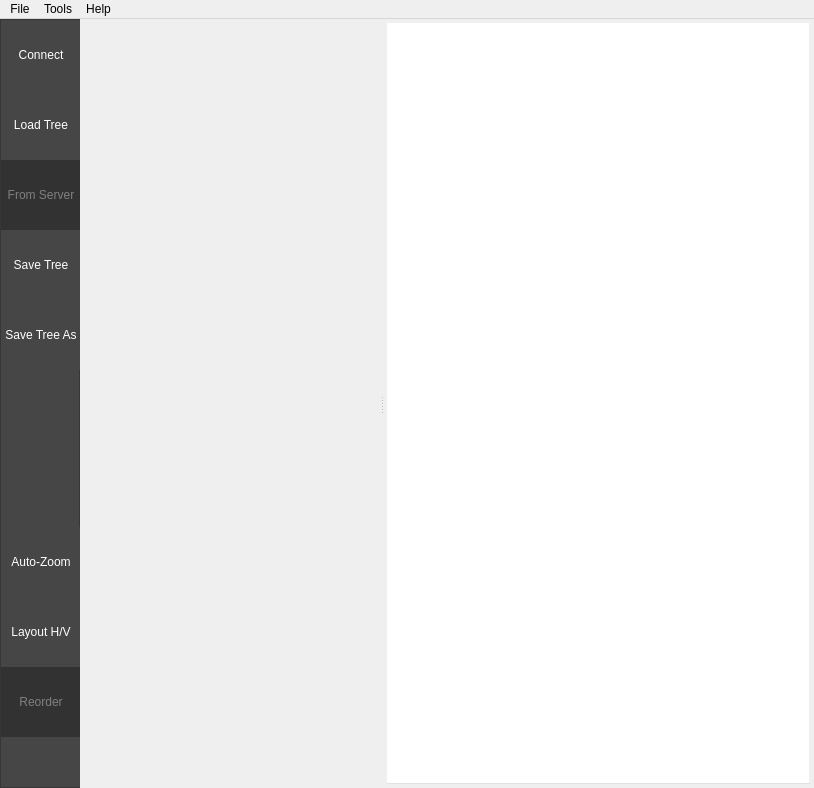
<?xml version="1.0" encoding="UTF-8"?>
<ui version="4.0">
 <class>MainWindow</class>
 <widget class="QMainWindow" name="MainWindow">
  <property name="geometry">
   <rect>
    <x>0</x>
    <y>0</y>
    <width>814</width>
    <height>788</height>
   </rect>
  </property>
  <property name="minimumSize">
   <size>
    <width>800</width>
    <height>600</height>
   </size>
  </property>
  <property name="windowTitle">
   <string>Groot</string>
  </property>
  <property name="iconSize">
   <size>
    <width>60</width>
    <height>60</height>
   </size>
  </property>
  <property name="toolButtonStyle">
   <enum>Qt::ToolButtonTextUnderIcon</enum>
  </property>
  <property name="tabShape">
   <enum>QTabWidget::Rounded</enum>
  </property>
  <widget class="QWidget" name="centralwidget">
   <property name="styleSheet">
    <string notr="true"/>
   </property>
   <layout class="QHBoxLayout" name="horizontalLayout">
    <property name="spacing">
     <number>0</number>
    </property>
    <property name="leftMargin">
     <number>0</number>
    </property>
    <property name="topMargin">
     <number>0</number>
    </property>
    <property name="rightMargin">
     <number>0</number>
    </property>
    <property name="bottomMargin">
     <number>0</number>
    </property>
    <item>
     <widget class="QFrame" name="frame">
      <property name="minimumSize">
       <size>
        <width>80</width>
        <height>0</height>
       </size>
      </property>
      <property name="maximumSize">
       <size>
        <width>80</width>
        <height>16777215</height>
       </size>
      </property>
      <property name="styleSheet">
       <string notr="true">background-color: rgb(70, 70, 70);
</string>
      </property>
      <property name="frameShape">
       <enum>QFrame::StyledPanel</enum>
      </property>
      <property name="frameShadow">
       <enum>QFrame::Raised</enum>
      </property>
      <layout class="QVBoxLayout" name="verticalLayout">
       <property name="spacing">
        <number>0</number>
       </property>
       <property name="leftMargin">
        <number>0</number>
       </property>
       <property name="topMargin">
        <number>0</number>
       </property>
       <property name="rightMargin">
        <number>0</number>
       </property>
       <property name="bottomMargin">
        <number>0</number>
       </property>
       <item>
        <widget class="QToolButton" name="toolButtonConnect">
         <property name="minimumSize">
          <size>
           <width>80</width>
           <height>70</height>
          </size>
         </property>
         <property name="maximumSize">
          <size>
           <width>80</width>
           <height>70</height>
          </size>
         </property>
         <property name="font">
          <font>
           <pointsize>9</pointsize>
          </font>
         </property>
         <property name="focusPolicy">
          <enum>Qt::NoFocus</enum>
         </property>
         <property name="autoFillBackground">
          <bool>false</bool>
         </property>
         <property name="styleSheet">
          <string notr="true">QToolButton {
    color:white;
}
QToolButton:hover{
   background-color: rgb(110, 110, 110);
}
QToolButton:pressed{
  background-color: rgb(50, 150, 0)
}
QToolButton:disabled{
  color:gray;
  background-color: rgb(50, 50, 50)
}
</string>
         </property>
         <property name="text">
          <string>Connect</string>
         </property>
         <property name="icon">
          <iconset resource="resources/icons.qrc">
           <normaloff>:/icons/svg/connect.svg</normaloff>:/icons/svg/connect.svg</iconset>
         </property>
         <property name="iconSize">
          <size>
           <width>34</width>
           <height>34</height>
          </size>
         </property>
         <property name="checkable">
          <bool>false</bool>
         </property>
         <property name="toolButtonStyle">
          <enum>Qt::ToolButtonTextUnderIcon</enum>
         </property>
         <property name="autoRaise">
          <bool>true</bool>
         </property>
        </widget>
       </item>
       <item>
        <widget class="QToolButton" name="toolButtonLoadFile">
         <property name="minimumSize">
          <size>
           <width>80</width>
           <height>70</height>
          </size>
         </property>
         <property name="maximumSize">
          <size>
           <width>80</width>
           <height>70</height>
          </size>
         </property>
         <property name="font">
          <font>
           <pointsize>9</pointsize>
          </font>
         </property>
         <property name="focusPolicy">
          <enum>Qt::NoFocus</enum>
         </property>
         <property name="autoFillBackground">
          <bool>false</bool>
         </property>
         <property name="styleSheet">
          <string notr="true">QToolButton {
    color:white;
}

QToolButton:hover{
   background-color: rgb(110, 110, 110);
}

QToolButton:pressed{
  background-color: rgb(50, 150, 0)
}

QToolButton:disabled{
  color:gray;
  background-color: rgb(50, 50, 50)
}
</string>
         </property>
         <property name="text">
          <string>Load Tree</string>
         </property>
         <property name="icon">
          <iconset resource="resources/icons.qrc">
           <normaloff>:/icons/svg/folder.svg</normaloff>:/icons/svg/folder.svg</iconset>
         </property>
         <property name="iconSize">
          <size>
           <width>34</width>
           <height>34</height>
          </size>
         </property>
         <property name="checkable">
          <bool>false</bool>
         </property>
         <property name="toolButtonStyle">
          <enum>Qt::ToolButtonTextUnderIcon</enum>
         </property>
         <property name="autoRaise">
          <bool>true</bool>
         </property>
        </widget>
       </item>
       <item>
        <widget class="QToolButton" name="toolButtonLoadRemote">
         <property name="enabled">
          <bool>false</bool>
         </property>
         <property name="minimumSize">
          <size>
           <width>80</width>
           <height>70</height>
          </size>
         </property>
         <property name="maximumSize">
          <size>
           <width>80</width>
           <height>70</height>
          </size>
         </property>
         <property name="font">
          <font>
           <pointsize>9</pointsize>
          </font>
         </property>
         <property name="focusPolicy">
          <enum>Qt::NoFocus</enum>
         </property>
         <property name="toolTip">
          <string/>
         </property>
         <property name="autoFillBackground">
          <bool>false</bool>
         </property>
         <property name="styleSheet">
          <string notr="true">QToolButton {
    color:white;
}

QToolButton:hover{
   background-color: rgb(110, 110, 110);
}

QToolButton:pressed{
  background-color: rgb(50, 150, 0)
}

QToolButton:disabled{
  color:gray;
  background-color: rgb(50, 50, 50)
}
</string>
         </property>
         <property name="text">
          <string>From Server</string>
         </property>
         <property name="icon">
          <iconset resource="resources/icons.qrc">
           <normaloff>:/icons/svg/server_download.svg</normaloff>:/icons/svg/server_download.svg</iconset>
         </property>
         <property name="iconSize">
          <size>
           <width>34</width>
           <height>34</height>
          </size>
         </property>
         <property name="checkable">
          <bool>false</bool>
         </property>
         <property name="toolButtonStyle">
          <enum>Qt::ToolButtonTextUnderIcon</enum>
         </property>
         <property name="autoRaise">
          <bool>true</bool>
         </property>
        </widget>
       </item>
       <item>
        <widget class="QToolButton" name="toolButtonSaveFile">
         <property name="minimumSize">
          <size>
           <width>80</width>
           <height>70</height>
          </size>
         </property>
         <property name="maximumSize">
          <size>
           <width>80</width>
           <height>70</height>
          </size>
         </property>
         <property name="font">
          <font>
           <pointsize>9</pointsize>
          </font>
         </property>
         <property name="focusPolicy">
          <enum>Qt::NoFocus</enum>
         </property>
         <property name="autoFillBackground">
          <bool>false</bool>
         </property>
         <property name="styleSheet">
          <string notr="true">QToolButton {
    color:white;
}

QToolButton:hover{
   background-color: rgb(110, 110, 110);
}

QToolButton:pressed{
  background-color: rgb(50, 150, 0)
}

QToolButton:disabled{
  color:gray;
  background-color: rgb(50, 50, 50)
}
</string>
         </property>
         <property name="text">
          <string>Save Tree</string>
         </property>
         <property name="icon">
          <iconset resource="resources/icons.qrc">
           <normaloff>:/icons/svg/save_white.svg</normaloff>:/icons/svg/save_white.svg</iconset>
         </property>
         <property name="iconSize">
          <size>
           <width>34</width>
           <height>34</height>
          </size>
         </property>
         <property name="checkable">
          <bool>false</bool>
         </property>
         <property name="toolButtonStyle">
          <enum>Qt::ToolButtonTextUnderIcon</enum>
         </property>
         <property name="autoRaise">
          <bool>true</bool>
         </property>
        </widget>
       </item>
       <item>
        <widget class="QToolButton" name="toolButtonSaveFileAs">
         <property name="minimumSize">
          <size>
           <width>80</width>
           <height>70</height>
          </size>
         </property>
         <property name="maximumSize">
          <size>
           <width>80</width>
           <height>70</height>
          </size>
         </property>
         <property name="font">
          <font>
           <pointsize>9</pointsize>
          </font>
         </property>
         <property name="focusPolicy">
          <enum>Qt::NoFocus</enum>
         </property>
         <property name="autoFillBackground">
          <bool>false</bool>
         </property>
         <property name="styleSheet">
          <string notr="true">QToolButton {
    color:white;
}

QToolButton:hover{
   background-color: rgb(110, 110, 110);
}

QToolButton:pressed{
  background-color: rgb(50, 150, 0)
}

QToolButton:disabled{
  color:gray;
  background-color: rgb(50, 50, 50)
}
</string>
         </property>
         <property name="text">
          <string>Save Tree As</string>
         </property>
         <property name="icon">
          <iconset resource="resources/icons.qrc">
           <normaloff>:/icons/svg/save_white.svg</normaloff>:/icons/svg/save_white.svg</iconset>
         </property>
         <property name="iconSize">
          <size>
           <width>34</width>
           <height>34</height>
          </size>
         </property>
         <property name="checkable">
          <bool>false</bool>
         </property>
         <property name="toolButtonStyle">
          <enum>Qt::ToolButtonTextUnderIcon</enum>
         </property>
         <property name="autoRaise">
          <bool>true</bool>
         </property>
        </widget>
       </item>
       <item>
        <spacer name="verticalSpacer_2">
         <property name="orientation">
          <enum>Qt::Vertical</enum>
         </property>
         <property name="sizeHint" stdset="0">
          <size>
           <width>20</width>
           <height>40</height>
          </size>
         </property>
        </spacer>
       </item>
       <item>
        <widget class="QToolButton" name="toolButtonCenterView">
         <property name="minimumSize">
          <size>
           <width>80</width>
           <height>70</height>
          </size>
         </property>
         <property name="maximumSize">
          <size>
           <width>80</width>
           <height>70</height>
          </size>
         </property>
         <property name="font">
          <font>
           <pointsize>9</pointsize>
          </font>
         </property>
         <property name="focusPolicy">
          <enum>Qt::NoFocus</enum>
         </property>
         <property name="toolTip">
          <string>Zoom and Center view</string>
         </property>
         <property name="styleSheet">
          <string notr="true">QToolButton {
    color:white;
}

QToolButton:hover{
   background-color: rgb(110, 110, 110);
}

QToolButton:pressed{
  background-color: rgb(50, 150, 0)
}

QToolButton:disabled{
  color:gray;
  background-color: rgb(50, 50, 50)
}
</string>
         </property>
         <property name="text">
          <string>Auto-Zoom</string>
         </property>
         <property name="icon">
          <iconset resource="resources/icons.qrc">
           <normaloff>:/icons/svg/zoom_home.svg</normaloff>:/icons/svg/zoom_home.svg</iconset>
         </property>
         <property name="iconSize">
          <size>
           <width>32</width>
           <height>32</height>
          </size>
         </property>
         <property name="toolButtonStyle">
          <enum>Qt::ToolButtonTextUnderIcon</enum>
         </property>
         <property name="autoRaise">
          <bool>true</bool>
         </property>
        </widget>
       </item>
       <item>
        <widget class="QToolButton" name="toolButtonLayout">
         <property name="minimumSize">
          <size>
           <width>80</width>
           <height>70</height>
          </size>
         </property>
         <property name="maximumSize">
          <size>
           <width>80</width>
           <height>70</height>
          </size>
         </property>
         <property name="baseSize">
          <size>
           <width>80</width>
           <height>65</height>
          </size>
         </property>
         <property name="font">
          <font>
           <pointsize>9</pointsize>
          </font>
         </property>
         <property name="focusPolicy">
          <enum>Qt::NoFocus</enum>
         </property>
         <property name="styleSheet">
          <string notr="true">QToolButton {
    color:white;
}

QToolButton:hover{
   background-color: rgb(110, 110, 110);
}

QToolButton:pressed{
  background-color: rgb(50, 150, 0)
}

QToolButton:disabled{
  color:gray;
  background-color: rgb(50, 50, 50)
}
</string>
         </property>
         <property name="text">
          <string>Layout H/V</string>
         </property>
         <property name="icon">
          <iconset resource="resources/icons.qrc">
           <normaloff>:/icons/BT-horizontal.png</normaloff>:/icons/BT-horizontal.png</iconset>
         </property>
         <property name="iconSize">
          <size>
           <width>34</width>
           <height>34</height>
          </size>
         </property>
         <property name="toolButtonStyle">
          <enum>Qt::ToolButtonTextUnderIcon</enum>
         </property>
         <property name="autoRaise">
          <bool>true</bool>
         </property>
        </widget>
       </item>
       <item>
        <widget class="QToolButton" name="toolButtonReorder">
         <property name="enabled">
          <bool>false</bool>
         </property>
         <property name="sizePolicy">
          <sizepolicy hsizetype="Fixed" vsizetype="Fixed">
           <horstretch>80</horstretch>
           <verstretch>70</verstretch>
          </sizepolicy>
         </property>
         <property name="minimumSize">
          <size>
           <width>80</width>
           <height>70</height>
          </size>
         </property>
         <property name="font">
          <font>
           <pointsize>9</pointsize>
          </font>
         </property>
         <property name="focusPolicy">
          <enum>Qt::NoFocus</enum>
         </property>
         <property name="styleSheet">
          <string notr="true">QToolButton {
    color:white;
}

QToolButton:hover{
   background-color: rgb(110, 110, 110);
}

QToolButton:pressed{
  background-color: rgb(50, 150, 0)
}

QToolButton:disabled{
  color:gray;
  background-color: rgb(50, 50, 50)
}
</string>
         </property>
         <property name="text">
          <string>Reorder</string>
         </property>
         <property name="icon">
          <iconset resource="resources/icons.qrc">
           <normaloff>:/icons/svg/magic-wand.svg</normaloff>:/icons/svg/magic-wand.svg</iconset>
         </property>
         <property name="iconSize">
          <size>
           <width>32</width>
           <height>32</height>
          </size>
         </property>
         <property name="toolButtonStyle">
          <enum>Qt::ToolButtonTextUnderIcon</enum>
         </property>
         <property name="autoRaise">
          <bool>true</bool>
         </property>
        </widget>
       </item>
       <item>
        <widget class="QFrame" name="semaphoreFrame">
         <property name="minimumSize">
          <size>
           <width>90</width>
           <height>50</height>
          </size>
         </property>
         <property name="maximumSize">
          <size>
           <width>90</width>
           <height>50</height>
          </size>
         </property>
         <layout class="QHBoxLayout" name="topLayout">
          <property name="spacing">
           <number>0</number>
          </property>
          <property name="topMargin">
           <number>1</number>
          </property>
          <property name="bottomMargin">
           <number>1</number>
          </property>
          <item>
           <widget class="QLabel" name="labelSemaphore">
            <property name="minimumSize">
             <size>
              <width>32</width>
              <height>32</height>
             </size>
            </property>
            <property name="maximumSize">
             <size>
              <width>30</width>
              <height>30</height>
             </size>
            </property>
            <property name="text">
             <string/>
            </property>
            <property name="pixmap">
             <pixmap resource="resources/icons.qrc">:/icons/red-circle.png</pixmap>
            </property>
            <property name="scaledContents">
             <bool>true</bool>
            </property>
            <property name="alignment">
             <set>Qt::AlignCenter</set>
            </property>
           </widget>
          </item>
         </layout>
        </widget>
       </item>
      </layout>
     </widget>
    </item>
    <item>
     <widget class="QSplitter" name="splitter">
      <property name="frameShape">
       <enum>QFrame::NoFrame</enum>
      </property>
      <property name="lineWidth">
       <number>3</number>
      </property>
      <property name="midLineWidth">
       <number>1</number>
      </property>
      <property name="orientation">
       <enum>Qt::Horizontal</enum>
      </property>
      <property name="handleWidth">
       <number>3</number>
      </property>
      <widget class="QFrame" name="leftFrame">
       <property name="minimumSize">
        <size>
         <width>300</width>
         <height>0</height>
        </size>
       </property>
       <property name="maximumSize">
        <size>
         <width>500</width>
         <height>16777215</height>
        </size>
       </property>
       <property name="frameShadow">
        <enum>QFrame::Raised</enum>
       </property>
       <property name="lineWidth">
        <number>0</number>
       </property>
       <layout class="QVBoxLayout" name="verticalLayout_2">
        <property name="leftMargin">
         <number>4</number>
        </property>
        <property name="topMargin">
         <number>4</number>
        </property>
        <property name="rightMargin">
         <number>4</number>
        </property>
        <property name="bottomMargin">
         <number>4</number>
        </property>
       </layout>
      </widget>
      <widget class="QWidget" name="layoutWidget">
       <layout class="QVBoxLayout" name="centralLayout" stretch="0">
        <property name="leftMargin">
         <number>4</number>
        </property>
        <property name="topMargin">
         <number>4</number>
        </property>
        <property name="rightMargin">
         <number>4</number>
        </property>
        <property name="bottomMargin">
         <number>4</number>
        </property>
        <item>
         <widget class="QTabWidget" name="tabWidget">
          <property name="sizePolicy">
           <sizepolicy hsizetype="Expanding" vsizetype="Expanding">
            <horstretch>0</horstretch>
            <verstretch>0</verstretch>
           </sizepolicy>
          </property>
          <property name="minimumSize">
           <size>
            <width>300</width>
            <height>0</height>
           </size>
          </property>
          <property name="baseSize">
           <size>
            <width>500</width>
            <height>0</height>
           </size>
          </property>
          <property name="focusPolicy">
           <enum>Qt::NoFocus</enum>
          </property>
          <property name="acceptDrops">
           <bool>true</bool>
          </property>
          <property name="styleSheet">
           <string notr="true">background-color: rgba(255, 255, 255, 0);</string>
          </property>
         </widget>
        </item>
       </layout>
      </widget>
     </widget>
    </item>
   </layout>
  </widget>
  <widget class="QMenuBar" name="menubar">
   <property name="geometry">
    <rect>
     <x>0</x>
     <y>0</y>
     <width>814</width>
     <height>22</height>
    </rect>
   </property>
   <widget class="QMenu" name="menuLoad">
    <property name="title">
     <string>File</string>
    </property>
    <addaction name="actionClear"/>
    <addaction name="separator"/>
    <addaction name="actionSave"/>
    <addaction name="actionSaveAs"/>
    <addaction name="separator"/>
    <addaction name="actionQuit"/>
   </widget>
   <widget class="QMenu" name="menuMode">
    <property name="title">
     <string>Tools</string>
    </property>
    <widget class="QMenu" name="menuSwitch_To">
     <property name="title">
      <string>Switch Mode...</string>
     </property>
     <addaction name="actionEditor_mode"/>
     <addaction name="actionMonitor_mode"/>
     <addaction name="actionReplay_mode"/>
    </widget>
    <addaction name="menuSwitch_To"/>
   </widget>
   <widget class="QMenu" name="menuHelp">
    <property name="title">
     <string>Help</string>
    </property>
    <addaction name="actionReportIssue"/>
    <addaction name="actionAbout"/>
   </widget>
   <addaction name="menuLoad"/>
   <addaction name="menuMode"/>
   <addaction name="menuHelp"/>
  </widget>
  <action name="actionLoad">
   <property name="text">
    <string>Load</string>
   </property>
   <property name="shortcut">
    <string>Ctrl+L</string>
   </property>
  </action>
  <action name="actionSave">
   <property name="text">
    <string>Save</string>
   </property>
   <property name="shortcut">
    <string>Ctrl+S</string>
   </property>
  </action>
  <action name="actionQuit">
   <property name="text">
    <string>Quit</string>
   </property>
   <property name="shortcut">
    <string>Ctrl+Q</string>
   </property>
  </action>
  <action name="actionLoadRemote">
   <property name="text">
    <string>Load from remote server</string>
   </property>
  </action>
  <action name="actionClear">
   <property name="text">
    <string>Clear</string>
   </property>
  </action>
  <action name="actionEditor_mode">
   <property name="text">
    <string>Editor Mode</string>
   </property>
  </action>
  <action name="actionMonitor_mode">
   <property name="text">
    <string>Real-time Monitor</string>
   </property>
  </action>
  <action name="actionReplay_mode">
   <property name="text">
    <string>Log Replay</string>
   </property>
  </action>
  <action name="actionReportIssue">
   <property name="text">
    <string>Report an Issue...</string>
   </property>
  </action>
  <action name="actionAbout">
   <property name="text">
    <string>About</string>
   </property>
  </action>
  <action name="actionSaveAs">
   <property name="text">
    <string>Save As</string>
   </property>
   <property name="toolTip">
    <string>Save As</string>
   </property>
   <property name="shortcut">
    <string>Ctrl+Shift+S</string>
   </property>
  </action>
  <action name="actionSave_2">
   <property name="text">
    <string>Save</string>
   </property>
  </action>
  <action name="actionSave_As">
   <property name="text">
    <string>Save As</string>
   </property>
  </action>
 </widget>
 <resources>
  <include location="resources/icons.qrc"/>
  <include location="resources/icons.qrc"/>
 </resources>
 <connections>
  <connection>
   <sender>actionQuit</sender>
   <signal>triggered()</signal>
   <receiver>MainWindow</receiver>
   <slot>close()</slot>
   <hints>
    <hint type="sourcelabel">
     <x>-1</x>
     <y>-1</y>
    </hint>
    <hint type="destinationlabel">
     <x>558</x>
     <y>362</y>
    </hint>
   </hints>
  </connection>
 </connections>
</ui>
